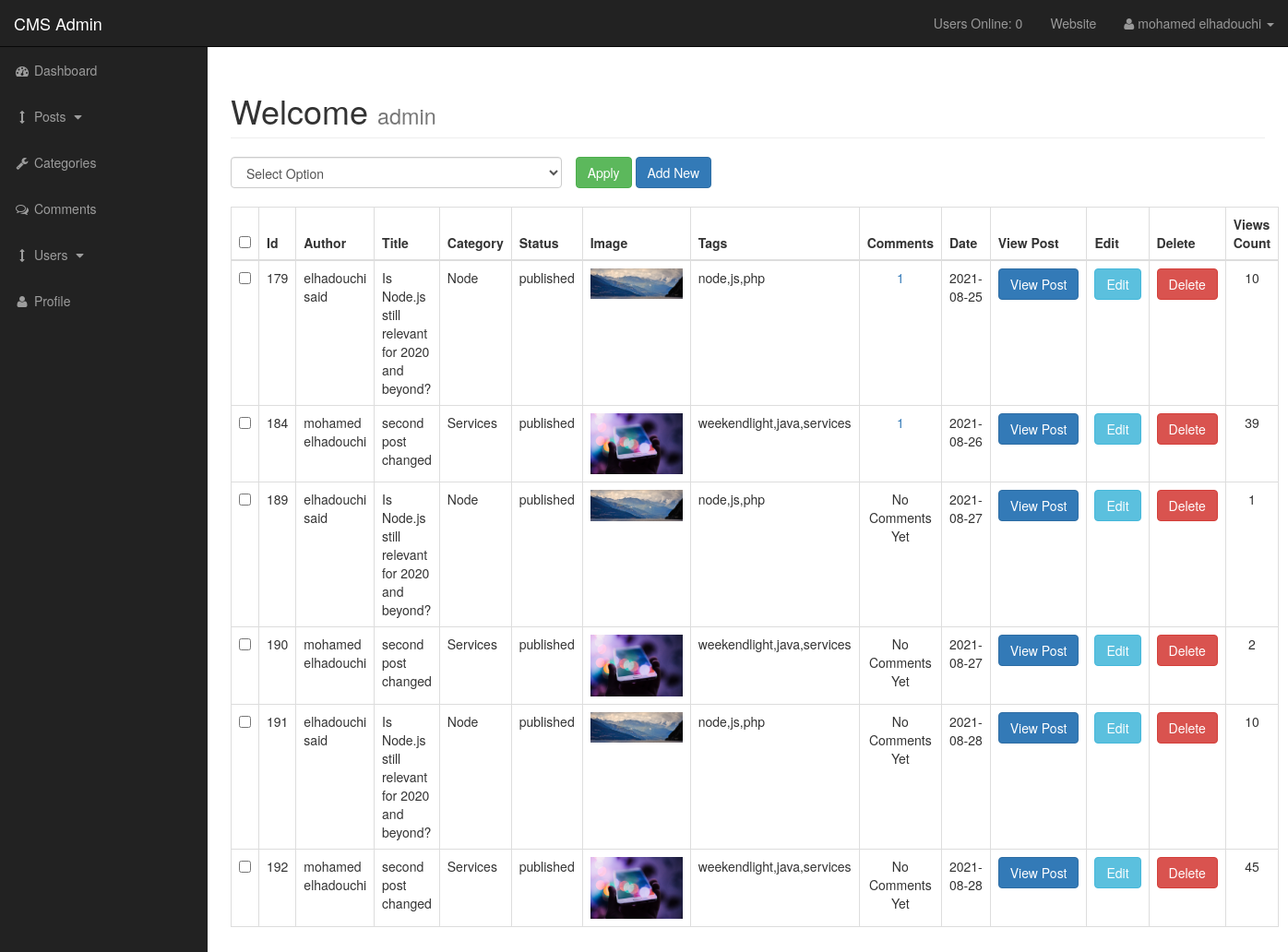
Screenshot of /admin/posts.php (signed in) with the database file from the repository.
### tables this page shows
CREATE TABLE `posts` (
  `post_id` int(11) NOT NULL,
  `post_category_id` int(11) NOT NULL,
  `post_title` varchar(255) NOT NULL,
  `post_author` varchar(255) NOT NULL,
  `post_date` date NOT NULL,
  `post_image` text NOT NULL,
  `post_content` text NOT NULL,
  `post_tags` varchar(255) NOT NULL,
  `post_comment_count` varchar(255) NOT NULL,
  `post_status` varchar(255) NOT NULL DEFAULT 'draft',
  `post_views_count` int(11) NOT NULL
);

CREATE TABLE `users` (
  `user_id` int(11) NOT NULL,
  `username` varchar(255) NOT NULL,
  `user_password` varchar(255) NOT NULL,
  `user_firstname` varchar(255) NOT NULL,
  `user_lastname` varchar(255) NOT NULL,
  `user_email` varchar(255) NOT NULL,
  `user_image` text NOT NULL,
  `user_role` varchar(255) NOT NULL,
  `token` text NOT NULL
);

CREATE TABLE `categories` (
  `cat_id` int(11) NOT NULL,
  `cat_title` varchar(255) NOT NULL
);

### admin/functions.php (called while the page is built, shortened)
<?php
function escape($string)
{
    global $connection;
    return mysqli_real_escape_string($connection, trim($string));
}
function comment_counter($comment_post_id)
{
    global $connection;
    $query = "SELECT * FROM comments WHERE comment_post_id = {$comment_post_id}";
    $comment_counter_query = mysqli_query($connection, $query);
    $comment_count = escape(mysqli_num_rows($comment_counter_query));
    return $comment_count;
}

### admin/includes/view_all_posts.php (the view, shortened to what this page needs)
<?php
if (isset($_SESSION['user_role'])) {
    ?>
<form action="" method="POST">
  <table class="table table-bordered table-hover">
    <div id="bulkOptionContainer" style="padding-left: 0px;" class="col-xs-4">
      <select class="form-control" name="bulk_option" id="">
        <option value="">Select Option</option>
      </select>
    </div>
    <div class="col-xs-4-">
      <input type="submit" name="submit" class="btn btn-success" value="Apply">
      <a href="posts.php?source=add_post" class="btn btn-primary">Add New</a>
    </div>
    <br>
    <thead>
      <tr>
        <th><input type="checkbox" id="selectAllBoxes"></th>
        <th>Id</th>
        <th>Author</th>
        <th>Title</th>
        <th>Category</th>
        <th>Status</th>
        <th>Image</th>
        <th>Tags</th>
        <th>Comments</th>
        <th>Date</th>
        <th>View Post</th>
        <th>Edit</th>
        <th>Delete</th>
        <th>Views Count</th>
      </tr>
    </thead>
    <tbody>
      <?php
    $query = "SELECT * FROM posts";
    $select_posts = mysqli_query($connection, $query);
    while ($row = mysqli_fetch_assoc($select_posts)) {
        $post_id = escape($row['post_id']);
        $post_title = escape($row['post_title']);
        $post_author = escape($row['post_author']);
        $post_category_id = escape($row['post_category_id']);
        $post_status = escape($row['post_status']);
        $post_image = escape($row['post_image']);
        $post_tags = escape($row['post_tags']);
        $post_date = escape($row['post_date']);
        $post_views_count = escape($row['post_views_count']);
        echo "<tr>";
        ?>
      <th><input type="checkbox" class="checkBoxes" name="checkBoxArray[]" value="<?php echo $post_id; ?>"></th>
      <?php
echo "<td> $post_id</td>";
        $query = "SELECT * FROM users WHERE user_id = $post_author";
        $select_user_query = mysqli_query($connection, $query);
        while ($row = mysqli_fetch_assoc($select_user_query)) {
            $post_author = escape($row['user_firstname'] . " " . $row['user_lastname']);
        }
        echo "<td> $post_author</td>";
        echo "<td>$post_title</td>";
        $query = "SELECT * FROM categories WHERE cat_id = {$post_category_id}";
        $select_categories = mysqli_query($connection, $query);
        while ($row = mysqli_fetch_assoc($select_categories)) {
            $cat_title = escape($row['cat_title']);
            echo "<td> $cat_title</td>";
        }
        echo "<td> $post_status</td>";
        echo "<td><img src='../images/$post_image' width='100' </td>";
        echo "
      <td> $post_tags</td>";
        if (comment_counter($post_id) == 0) {
            echo "<td  class='text-center'> No Comments Yet </td>";
        } else {
            echo "<td  class='text-center'> <a href='post_comments.php?post_id={$post_id}'>" . comment_counter($post_id) . "</a></td>";
        }
        echo "<td> $post_date</td>";
        echo "<td> <a class='btn btn-primary' href='../post.php?p_id={$post_id}' target='_blank'>View Post</a></td>";
        echo "<td><a class='btn btn-info' href='posts.php?source=edit_post&p_id={$post_id}'>Edit</a></td>";
        ?>
      <form method="POST">
        <?php
echo "<td><input type='submit'  class='btn btn-danger' name='delete' Value='Delete'></td>";
        ?>
      </form>
      <?php
        echo "<td class='text-center'>$post_views_count</td>";
        echo "</tr>";
    }
    ?>
    </tbody>
  </table>
</form>
<?php
} else {
    header("Location: ../index.php");
}

### admin/css/sb-admin.css (style rules this page uses)
body { margin-top: 100px; background-color: #222; }
@media (min-width: 768px) { body { margin-top: 50px; } }

### rows the page displays
posts: post_id "179", users.user_firstname+user_lastname "elhadouchi said", post_title "Is Node.js still relevant for 2020 and beyond?", post_status "published", post_image (picture), post_tags "node,js,php", post_id "1", post_date "2021-08-25", post_views_count "10"
categories: cat_title "Node"
posts: post_id "184", users.user_firstname+user_lastname "mohamed elhadouchi", post_title "second post changed", post_status "published", post_image (picture), post_tags "weekendlight,java,services", post_id "1", post_date "2021-08-26", post_views_count "39"
categories: cat_title "Services"
posts: post_id "189", users.user_firstname+user_lastname "elhadouchi said", post_title "Is Node.js still relevant for 2020 and beyond?", post_status "published", post_image (picture), post_tags "node,js,php", shows "No Comments Yet", post_date "2021-08-27", post_views_count "1"
posts: post_id "190", users.user_firstname+user_lastname "mohamed elhadouchi", post_title "second post changed", post_status "published", post_image (picture), post_tags "weekendlight,java,services", shows "No Comments Yet", post_date "2021-08-27", post_views_count "2"
posts: post_id "191", users.user_firstname+user_lastname "elhadouchi said", post_title "Is Node.js still relevant for 2020 and beyond?", post_status "published", post_image (picture), post_tags "node,js,php", shows "No Comments Yet", post_date "2021-08-28", post_views_count "10"
posts: post_id "192", users.user_firstname+user_lastname "mohamed elhadouchi", post_title "second post changed", post_status "published", post_image (picture), post_tags "weekendlight,java,services", shows "No Comments Yet", post_date "2021-08-28", post_views_count "45"

### other values shown
users_online() "0"
$_SESSION['firstname'] "mohamed"
$_SESSION['lastname'] "elhadouchi"
$_SESSION['username'] "admin"
